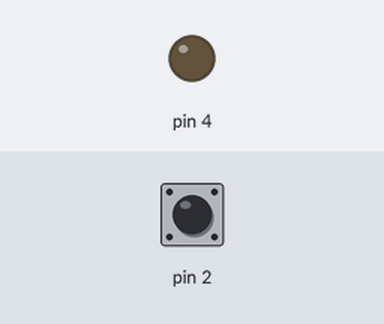
Bench run of a sketch on a simulated Arduino Uno, built with avr-gcc and run on an emulated ATmega328P. Parts: output pins drawn as LEDs (lit = HIGH). The inputs (shaded band) are chosen by the test bench; at power-on: pin 2 HIGH.

Above: at 1.2 s.
1.3 s: pin 2 pulled LOW for 0.15 s
At 2.3 s:
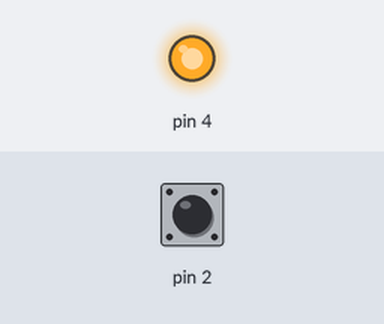
3.0 s: pin 2 pulled LOW for 1 s
At 3.8 s:
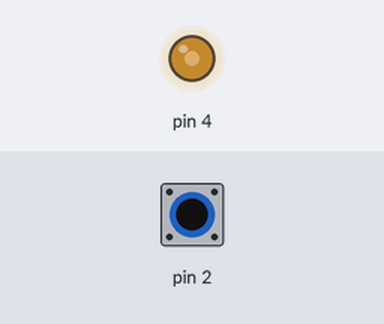
5.5 s: pin 2 pulled LOW for 3.2 s
At 9.3 s:
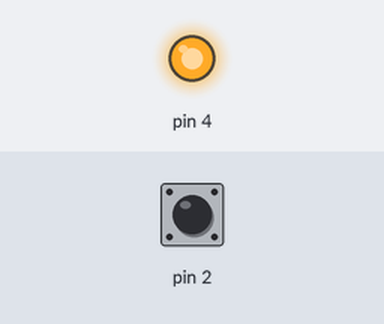
Timing chart, 0 to 10.8 s (numbered marks = the images above; inputs shaded):
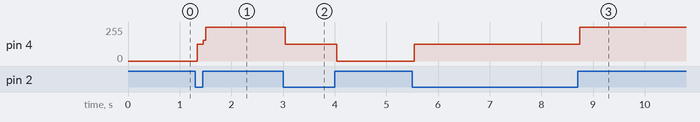

Measured:
- after the input at 1.3 s, pin 4: 0/255 → 125/255 at once, → 255/255 0.12 s later
- after the input at 3.0 s, pin 4: 255/255 → 125/255 at once, → 0/255 1.0 s later
- after the input at 5.5 s, pin 4: 0/255 → 125/255 at once, → 255/255 3.2 s later

The sketch:

buttonchangestate.ino
```cpp
void setup() {
  // put your setup code here, to run once:
Serial.begin(57600);
pinMode(4, OUTPUT);
pinMode(2, INPUT_PULLUP);


}
int i=0;
void loop() {

  // put your main code here, to run repeatedly:
 if(digitalRead(2)==0)
 { if((i%2)==0)
 digitalWrite(4,LOW);
  else
 { digitalWrite(4,HIGH);}
  i++;
  }
// floating state of Serial.println(analogRead(A1));
}
```
